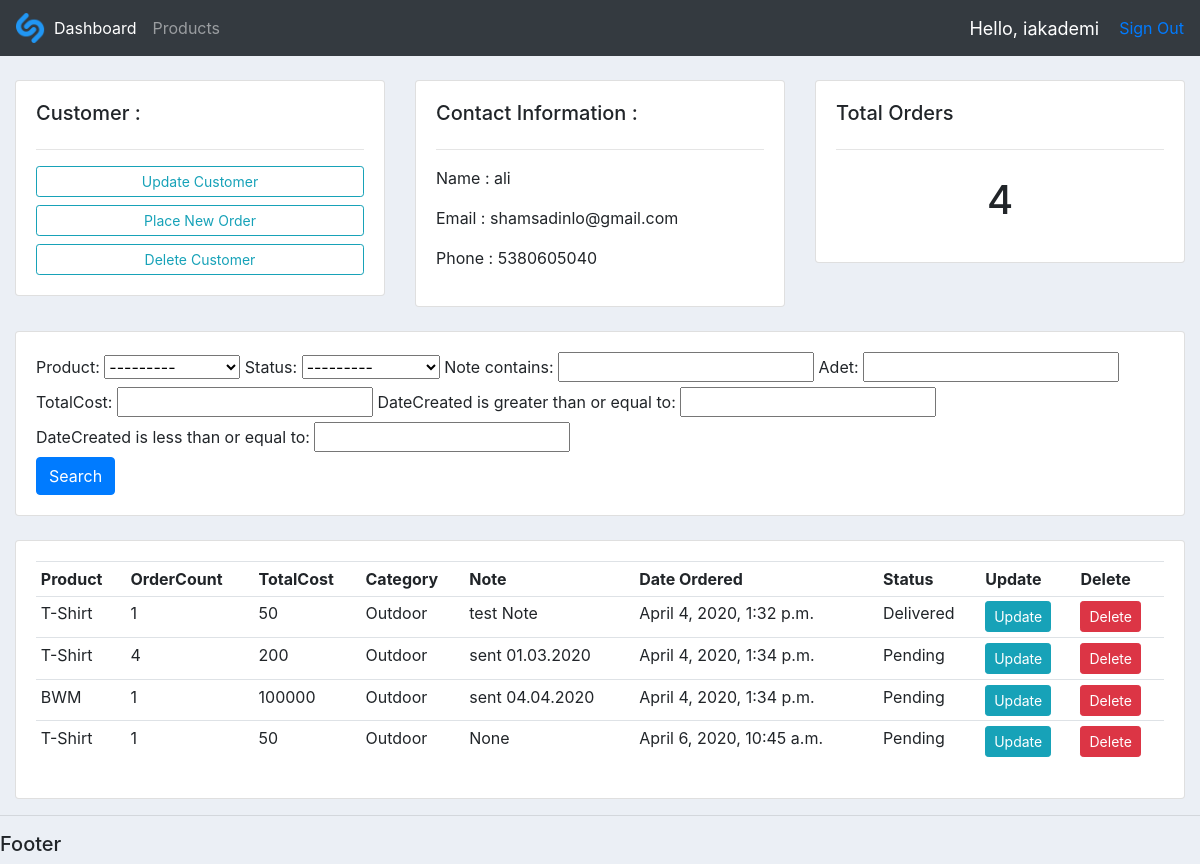
/customer/25/ (signed in), run on an earlier commit of the app's database.
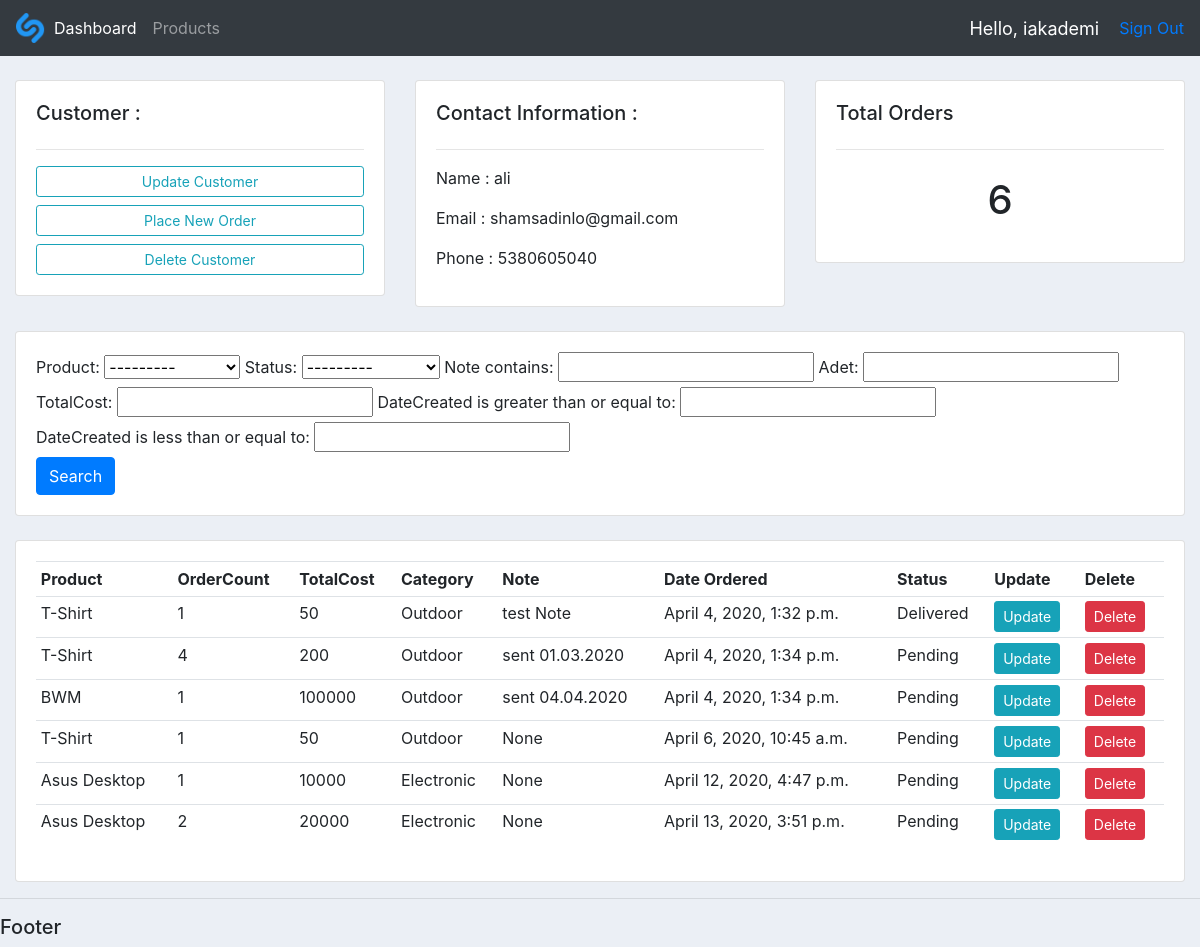
And on a later commit of the database.
### accounts/models.py (models this page shows, shortened)
class Order(models.Model):
    Status = (
        ('Pending', 'Pending'),
        ('Out of Delivery', 'Out Of Delivery'),
        ('Delivered', 'Delivered')
    )
    customer = models.ForeignKey(Customer, null=True, on_delete=models.SET_NULL)
    product = models.ForeignKey(Product, null=True, on_delete=models.SET_NULL)
    dateCreated = models.DateTimeField(auto_now_add=True, null=True)
    status = models.CharField(max_length=200, null=True, choices=Status, default='Pending')
    note = models.CharField(max_length=1000, null=True)
    adet = models.IntegerField(null=True)
    totalCost= models.IntegerField(null=True)

class Product(models.Model):
    Category = (
        ('Indoor', 'Indoor'),
        ('Outdoor', 'Outdoor'),
        ('Electronic', 'Electronic')
    )
    name = models.CharField(max_length=200, null=True)
    price = models.FloatField(null=True)
    category = models.CharField(max_length=200, null=True, choices=Category)
    description = models.CharField(max_length=200, null=True)
    dateCreated = models.DateTimeField(auto_now_add=True, null=True)
    tags = models.ManyToManyField(Tag)
    def __str__(self):
        return self.name

### accounts/decorators.py (the view)
        def wrapper_function(request, *args, **kwargs):
            group = None
            if request.user.groups.exists():
                group = request.user.groups.all()[0].name
            for role in allowed_roles:
                if group == role:
                    return view_func(request, *args, **kwargs)
            return HttpResponse("You are not authorized to view this page")

### accounts/views.py (called while the page is built)
@login_required(login_url='signin')
@allowed_users(allowed_roles=['admin'])
def customer(request, pk):
    customer = Customer.objects.get(id=pk)
    orders = customer.order_set.all()
    ordersCount = orders.count()
    myFilter = OrderFilter(request.GET, queryset=orders)
    orders = myFilter.qs
    context = {'customer': customer,
               'orders': orders,
               'ordersCount': ordersCount,
               'myFilter': myFilter}
    return render(request, 'accounts/customer.html', context)

### accounts/templates/accounts/customer.html
{% extends 'accounts/main.html' %}
{% block content %}
<br>
<div class="row">
    <div class="col-md">
        <div class="card card-body">
            <h5>Customer : </h5>
            <hr>
            <a class="btn btn-outline-info btn btn-sm btn-block" href="{% url 'update_customer' customer.id %}">Update
                Customer</a>
            <a class="btn btn-outline-info btn btn-sm btn-block" href="{%url 'create_order' customer.id %}">Place New
                Order</a>
            <a class="btn btn-outline-info btn btn-sm btn-block" href="{%url 'delete_customer' customer.id %}">Delete Customer</a>
        </div>
    </div>
    <div class="col-md">
        <div class="card card-body">
            <h5>Contact Information :</h5>
            <hr>
            <p>Name : {{customer.name}}</p>
            <p>Email : {{customer.email}}</p>
            <p>Phone : {{customer.phone}}</p>
        </div>
    </div>
    <div class="col-md">
        <div class="card card-body">
            <h5>Total Orders</h5>
            <hr>
            <h1 style="text-align:center;padding:10px;">{{ordersCount}}</h1>
        </div>
    </div>
</div>
<br>
<div class="row">
    <div class="col">
        <div class="card card-body">
            <form method="get">
                {{myFilter.form}}
                <br>
                <button class="btn btn-primary" type="submit">Search</button>
            </form>
        </div>
    </div>
</div>
<br>
<div class="row">
    <div class="col-md">
        <div class="card card-body">
            <table class="table table-sm">
                <tr>
                    <th>Product</th>
                    <th>OrderCount</th>
                    <th>TotalCost</th>
                    <th>Category</th>
                    <th>Note</th>
                    <th>Date Ordered</th>
                    <th>Status</th>
                    <th>Update</th>
                    <th>Delete</th>
                </tr>
                {% for order in orders%}
                <tr>
                    <td>{{order.product}}</td>
                    <td>{{order.adet}}</td>
                    <td>{{order.totalCost}}</td>
                    <td>{{order.product.category}}</td>
                    <td>{{order.note}}</td>
                    <td>{{order.dateCreated}}</td>
                    <td>{{order.status}}</td>
                    <td><a href="{% url 'update_order' order.id %}" class="btn btn-sm btn-info">Update</a></td>
                    <td><a href="{% url 'delete_order' order.id %}" class="btn btn-sm btn-danger">Delete</a></td>
                </tr>
                {%endfor%}
            </table>
        </div>
    </div>
</div>
{% endblock %}

What changed in the data, as far as the page shows it:
added Order: product "Asus Desktop", adet "1", totalCost "10000", product.category "Electronic", note "None", dateCreated "April 12, 2020, 4:47 p.m.", status "Pending"
added Order: product "Asus Desktop", adet "2", totalCost "20000", product.category "Electronic", note "None", dateCreated "April 13, 2020, 3:51 p.m.", status "Pending"
Also different on the page:
{{ ordersCount }}: "4" → "6"
